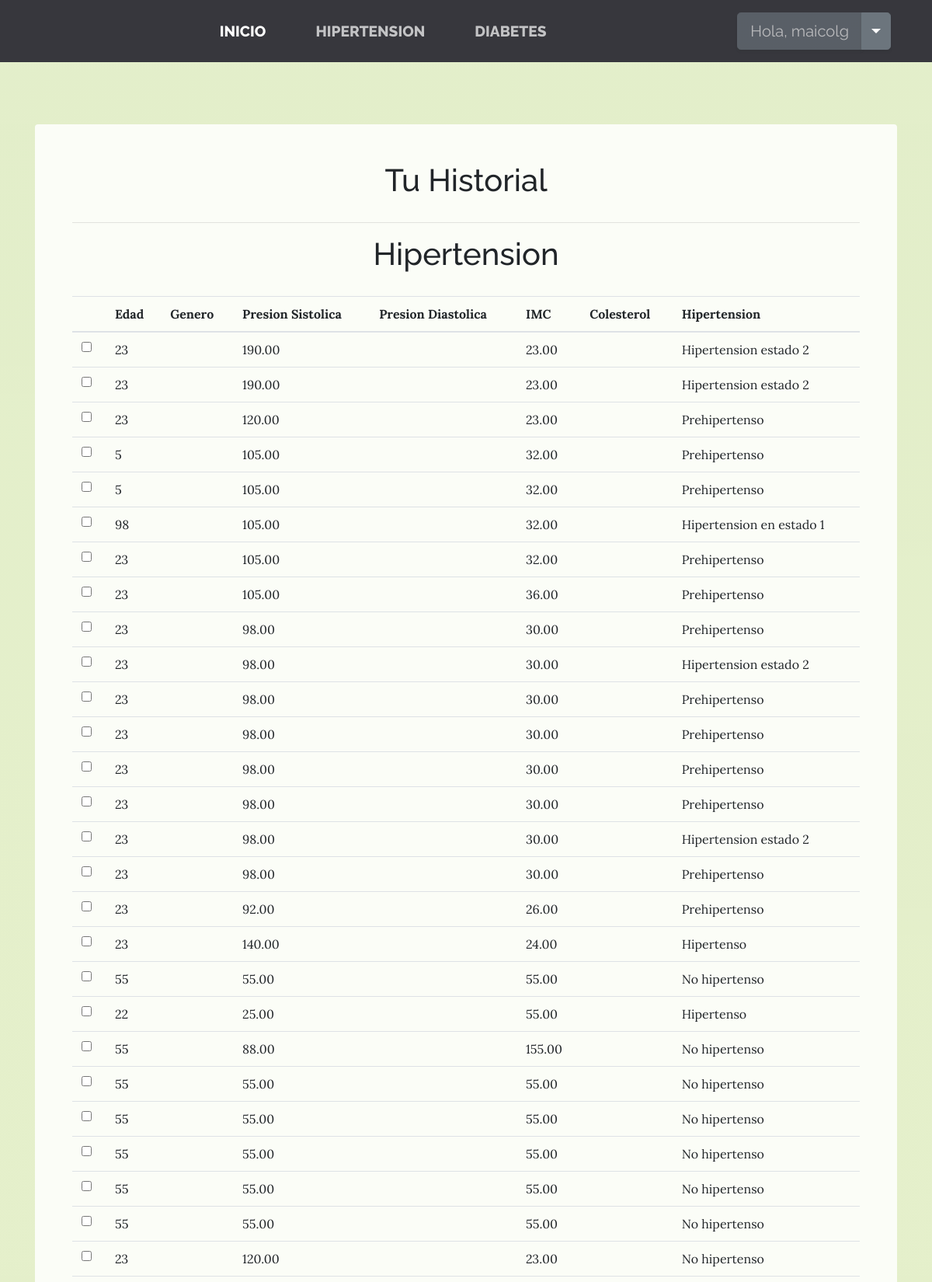
Page /historial/ (signed in, upper part) on the committed database.
### hipertension/models.py (models this page shows)
class Hipertension(models.Model):
    usuario= models.ForeignKey(User, null=True, blank=True, on_delete=models.CASCADE)
    presion_s = models.DecimalField(max_digits=5, decimal_places=2)
    edad= models.IntegerField(null= True)
    peso= models.IntegerField(null= True)
    imc= models.DecimalField(max_digits=5, decimal_places=2, null= True)
    resultado = models.CharField(max_length=24, null = True)

### usuarios/views.py (the view)
# urls.py: path('historial/',views.historial, name="Historial"),
def historial(request):
    usuariop=User.objects.get(username=request.user)
    consulta=Hipertension.objects.filter(usuario=usuariop).order_by("-id")
    consulta_diabetes = Diabetes.objects.filter(user=usuariop).order_by("-id")
    return render(request, "usuarios/historial.html", {"consultas":consulta, "consultadiabetes":consulta_diabetes})

### usuarios/templates/usuarios/historial.html (shortened to what this page needs)
{% extends "usuarios/base.html" %}
{% block content %}
    <section class="page-section clearfix">
        <div class="container">
            <div class="intro">
                <div class="left-0 text-left bg-faded p-5 rounded">
                    <h1 style="margin-bottom: 30px; text-align: center;">Tu Historial</h1>
                    <hr>
                    {% if consultas %}
                        <h1 style="margin-bottom: 30px; text-align: center;">Hipertension</h1>
                        <table class="table">
                            <thead>
                                <tr>
                                  <th scope="col"></th>
                                  <th scope="col">Edad</th>
                                  <th scope="col">Genero</th>
                                  <th scope="col">Presion Sistolica</th>
                                  <th scope="col">Presion Diastolica</th>
                                  <th scope="col">IMC</th>
                                  <th scope="col">Colesterol</th>
                                  <th scope="col">Hipertension</th>
                                </tr>
                            </thead>
                            {% for consulta in consultas %}
                                <tr>
                                    <td><input type="checkbox"></td>
                                    <td>{{consulta.edad}}</td>
                                    <td>{{sexo}}</td>
                                    <td>{{consulta.presion_s}}</td>
                                    <td>{{consulta.presion_d}}</td>
                                    <td>{{consulta.imc}}</td>
                                    <td>{{consulta.colesterol_t}}</td>
                                    <td>{{consulta.resultado}}</td>
                                </tr>
                            {% endfor %}
                        </table>
                    {% endif %}
                </div>
            </div>
        </div>
    </section>
{% endblock content %}

### usuarios/templates/usuarios/base.html (shortened to what this page needs)
<html>
<head>
    {% load static %}
    <link href="{% static 'ProyectoTesisApp/vendor/bootstrap/css/bootstrap.min.css' %}" rel="stylesheet" >
    <link href="{% static 'ProyectoTesisApp/css/signup.css' %}" rel="stylesheet">
    <link href="{% static 'ProyectoTesisApp/css/gestion5.css' %} " rel="stylesheet">
    <link href="{% static 'ProyectoTesisApp/css/carousel.css' %}" rel="stylesheet">
    <link rel="stylesheet" href="{% block link %}{% endblock %}">
</head>
<body>
 <nav class="navbar navbar-expand-lg navbar-dark py-lg-4" id="mainNav">
    <div class="container">
      <div class="collapse navbar-collapse" id="navbarResponsive">
        <ul class="navbar-nav mx-auto">
          <li class="nav-item active px-lg-4">
            <a class="nav-link text-uppercase text-expanded" href="{% url 'bienvenida' %}">Inicio</a>
          </li>
          <li class="nav-item px-lg-4">
            <a class="nav-link text-uppercase text-expanded" href="{% url 'Modelo' %}">Hipertension</a>
          </li>
          <li class="nav-item px-lg-4">
            <a class="nav-link text-uppercase text-expanded" href="{% url 'diabetes' %}">Diabetes</a>
          </li>
        </ul>
        <ul class="navbar-nav mx-left">
            {% if user.is_authenticated %}
              <li class="nav-item px-lg-2 ">
                <div class="btn-group">
                  <button type="button" class="btn btn-secondary btn-lg disabled">Hola, {{ user.username }}</button>
                  <button type="button" class="btn btn-secondary btn-lg dropdown-toggle dropdown-toggle-split" data-toggle="dropdown" aria-haspopup="true" aria-expanded="false">
                  </button>
                </div>
              </li>
            {% endif %}
        </ul>
      </div>
    </div>
  </nav>
    {% block content %}
    {% endblock %}
</body>
</html>

### usuarios/static/ProyectoTesisApp/css/gestion5.css (style rules this page uses)
body { font-family: 'Lora'; background: linear-gradient(rgba(214, 231, 231, 0.65), rgba(222, 236, 233, 0.65)), url("../img/cuerpo2.png"); background-attachment: fixed; background-position: center; background-size: cover; }
h1, h2, h3, h4, h5, h6 { font-family: 'Raleway'; }
.page-section { margin-top: 5rem; margin-bottom: 5rem; }
.bg-faded { background-color: rgba(255, 255, 255, 0.85); }
#mainNav { background-color: rgba(12, 9, 26, 0.8); font-family: 'Raleway'; padding-top: 1rem !important; padding-bottom: 1rem !important; }
#mainNav .navbar-nav .nav-item .nav-link { color: rgba(255, 255, 255, 0.7); font-weight: 800; margin-left: 0rem !important; margin-right: 0rem !important; }
li { display: list-item; text-align: -webkit-match-parent; }
#mainNav .navbar-nav .nav-item.active .nav-link { color: #ffffff; }
@media (min-width: 992px) { #mainNav .navbar-nav .nav-item .nav-link { font-size: 1.2rem; } }
.intro { position: relative; }
.btn { box-shadow: 0px 3px 3px 0px rgba(33, 37, 41, 0.1); }

### rows in the picture
Hipertension: edad "23", presion_s "190.00", imc "23.00", resultado "Hipertension estado 2"
Hipertension: edad "23", presion_s "190.00", imc "23.00", resultado "Hipertension estado 2"
Hipertension: edad "23", presion_s "120.00", imc "23.00", resultado "Prehipertenso"
Hipertension: edad "5", presion_s "105.00", imc "32.00", resultado "Prehipertenso"
Hipertension: edad "5", presion_s "105.00", imc "32.00", resultado "Prehipertenso"
Hipertension: edad "98", presion_s "105.00", imc "32.00", resultado "Hipertension en estado 1"
Hipertension: edad "23", presion_s "105.00", imc "32.00", resultado "Prehipertenso"
Hipertension: edad "23", presion_s "105.00", imc "36.00", resultado "Prehipertenso"
Hipertension: edad "23", presion_s "98.00", imc "30.00", resultado "Prehipertenso"
Hipertension: edad "23", presion_s "98.00", imc "30.00", resultado "Hipertension estado 2"
Hipertension: edad "23", presion_s "98.00", imc "30.00", resultado "Prehipertenso"
Hipertension: edad "23", presion_s "98.00", imc "30.00", resultado "Prehipertenso"
Hipertension: edad "23", presion_s "98.00", imc "30.00", resultado "Prehipertenso"
Hipertension: edad "23", presion_s "98.00", imc "30.00", resultado "Prehipertenso"
Hipertension: edad "23", presion_s "98.00", imc "30.00", resultado "Hipertension estado 2"
Hipertension: edad "23", presion_s "98.00", imc "30.00", resultado "Prehipertenso"
Hipertension: edad "23", presion_s "92.00", imc "26.00", resultado "Prehipertenso"
Hipertension: edad "23", presion_s "140.00", imc "24.00", resultado "Hipertenso"
Hipertension: edad "55", presion_s "55.00", imc "55.00", resultado "No hipertenso"
Hipertension: edad "22", presion_s "25.00", imc "55.00", resultado "Hipertenso"
Hipertension: edad "55", presion_s "88.00", imc "155.00", resultado "No hipertenso"
Hipertension: edad "55", presion_s "55.00", imc "55.00", resultado "No hipertenso"
Hipertension: edad "55", presion_s "55.00", imc "55.00", resultado "No hipertenso"
Hipertension: edad "55", presion_s "55.00", imc "55.00", resultado "No hipertenso"
Hipertension: edad "55", presion_s "55.00", imc "55.00", resultado "No hipertenso"
Hipertension: edad "55", presion_s "55.00", imc "55.00", resultado "No hipertenso"
Hipertension: edad "23", presion_s "120.00", imc "23.00", resultado "No hipertenso"

### other values in the picture
{{ user.username }} "maicolg"
